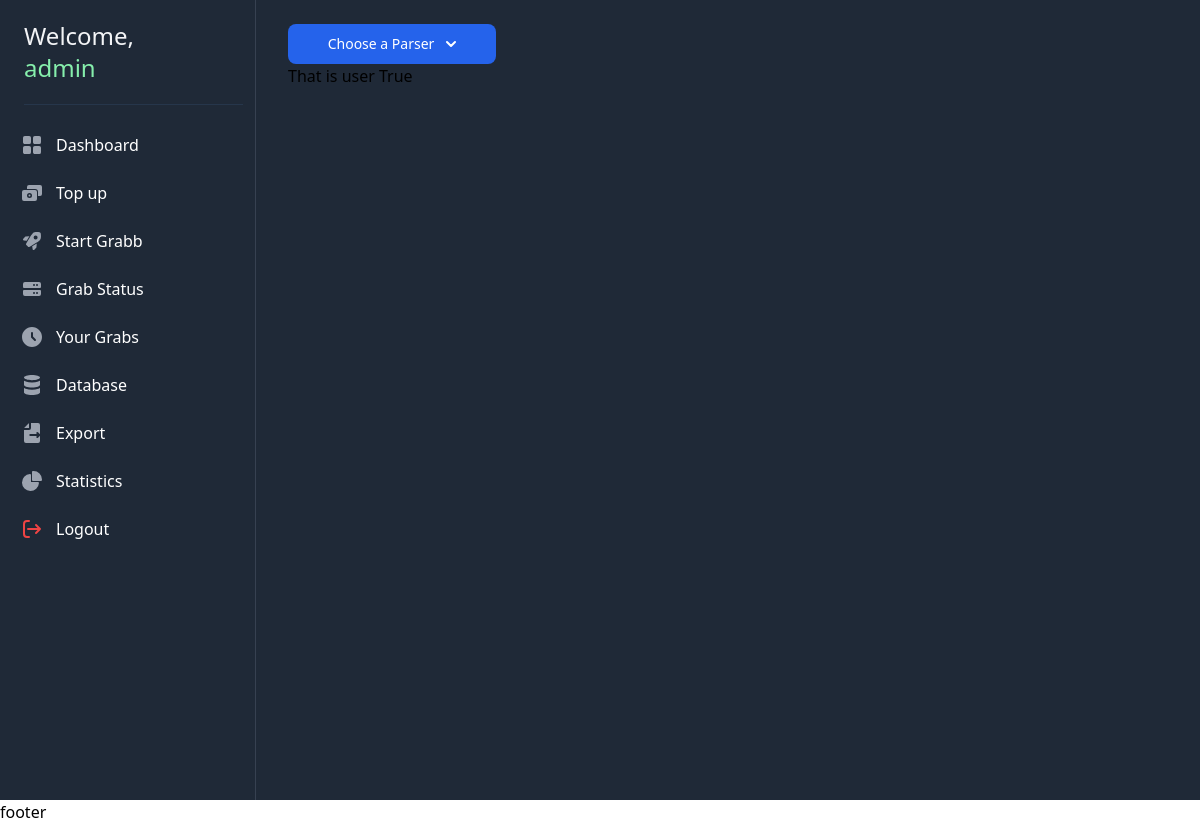
Before: /start/ (signed in) with the older database file.
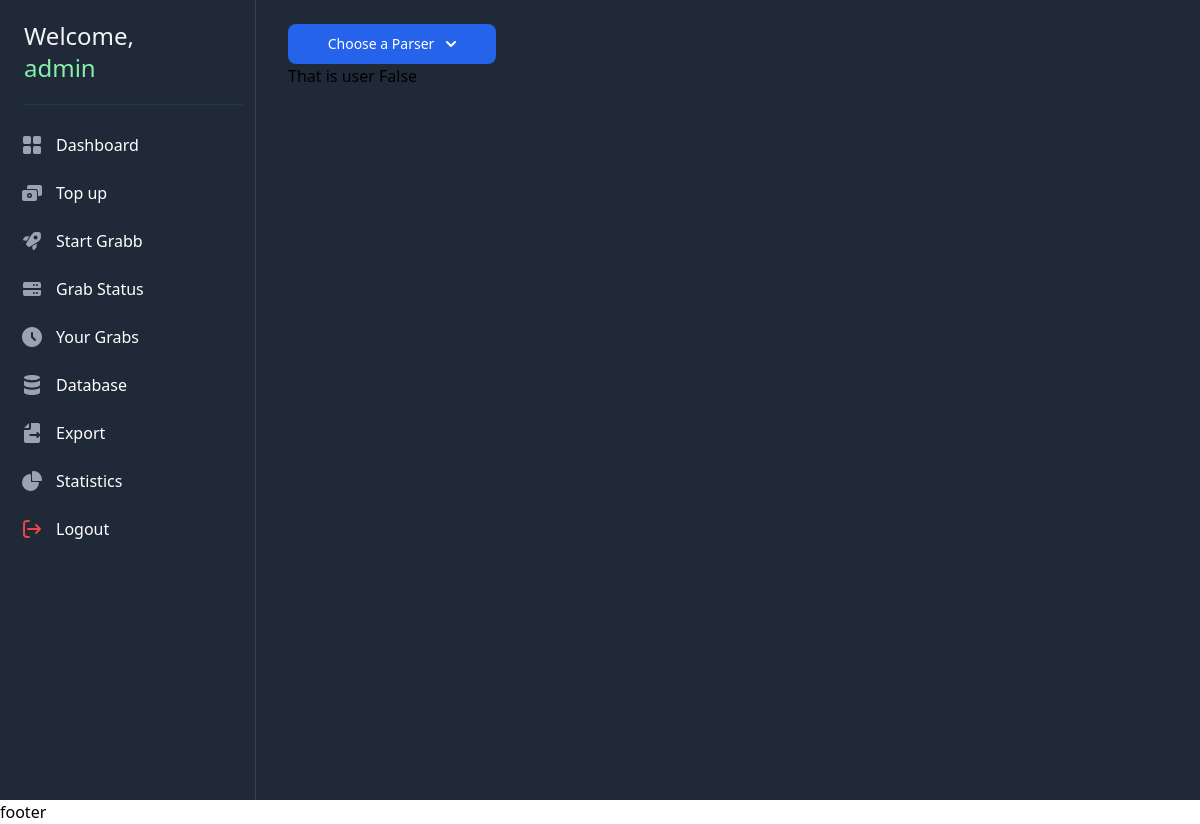
After: the same page with the newer database file.
### users/models.py (models this page shows, shortened)
class CustomUser(AbstractUser):
    jabber_address = models.CharField(max_length=255, blank=True, null=True)
    groups = models.ManyToManyField(Group, related_name='customuser_set', blank=True)
    user_permissions = models.ManyToManyField(Permission, related_name='customuser_set', blank=True)
    tos_accepted = models.BooleanField(default=True)
    credits_amount = models.IntegerField(default=0)
    grab_lock = models.BooleanField(default=False)
    export_lock = models.BooleanField(default=False)

### users/views.py (the view, shortened to what this page needs)
# urls.py: path('start/', user_views.start_grab, name='start'),
def start_grab(request, parser_name=None):
    available_parsers = [
        modname
        for i, (importer, modname, ispkg)
        in enumerate(pkgutil.iter_modules(Parser.__path__))
    ]
    features_instance = None
    features_fields = None
    settings = None
    settings_models = Settings.objects.filter(user=request.user, parser_name=parser_name)
    if settings_models:
        settings = settings_models[0]
        form = SettingsForm(instance=settings)
    else:
        form = SettingsForm(initial={
        'user': request.user,
        'parser_name': parser_name,
        'parser_mode': Modes.CATEGORY_URLS.name,
        'max_page_amount': 0,
        'min_price': 200,
        'max_price': 1000,
        }
    )
    if request.method == "POST":
        form = SettingsForm(request.POST, instance=settings)
        print(form.errors)
        if form.is_valid():
            form.save()
    context = {
        'parsers': available_parsers,
        'parser_name': parser_name,
        'features_instance': features_instance,
        'features_fields': features_fields,
        'form': form,
        'settings': settings
    }
    return render(request, 'users/pages/start_grab.html', context=context)

### theme/templates/users/pages/start_grab.html (shortened to what this page needs)
{% extends "users/index.html" %}
{% block content_block %}
    <div class="p-6 px-8">
        <button id="parser_dropdown_btn"
                class="w-52 text-white bg-blue-700 hover:bg-blue-800 focus:ring-4 focus:outline-none focus:ring-blue-300 font-medium rounded-lg text-sm px-5 py-2.5 text-center flex justify-center items-center dark:bg-blue-600 dark:hover:bg-blue-700 dark:focus:ring-blue-800"
                type="button">
            Choose a Parser
            <svg class="w-2.5 h-2.5 ms-3"
                 aria-hidden="true"
                 xmlns="http://www.w3.org/2000/svg"
                 fill="none"
                 viewBox="0 0 10 6">
                <path stroke="currentColor" stroke-linecap="round" stroke-linejoin="round" stroke-width="2" d="m1 1 4 4 4-4" />
            </svg>
        </button>
        <div id="parser_settings">
            <div>That is user {{ user.grab_lock }}</div>
        </div>
    </div>
{% endblock content_block %}

### theme/templates/users/index.html (shortened to what this page needs)
{% extends "base.html" %}
{% block layout_block %}
  <section class="flex dark:bg-gray-800 justify-center">
    {% block sidebar %}
        {% include "users/components/navigation_sidebar.html" %}
    {% endblock sidebar %}
    <div class="content flex-1">
      {% block content_block %}{% endblock content_block %}
    </div>
  </section>
{% endblock layout_block %}

### theme/templates/base.html (shortened to what this page needs)
{% load static tailwind_tags %}
<!DOCTYPE html>
<html lang="en">
  <head>
    <link
      rel="stylesheet"
      href="https://site-assets.fontawesome.com/releases/v6.3.0/css/all.css"
    />
    <link href="https://cdnjs.cloudflare.com/ajax/libs/flowbite/2.3.0/flowbite.min.css"  rel="stylesheet" />
    {% tailwind_css %}
  </head>
    <body class="dark dark:bg-gray-800">
    {% block layout_block %}{% endblock layout_block %}
    <footer><div>footer</div></footer>
    </body>
</html>

### theme/templates/users/components/navigation_sidebar.html (shortened to what this page needs)
{% block nav_body %}
  <aside id="default-sidebar"
         class="dark top-0 left-0 z-40 w-64 h-screen transition-transform -translate-x-full sm:translate-x-0"
         aria-label="Sidenav">
    <div class="overflow-y-auto py-5 px-3 h-full bg-white border-r border-gray-200 dark:bg-gray-800 dark:border-gray-700">
      <div class="p2 pb-5 ml-3 mb-5 border-opacity-10 dark:text-gray-100 border-b border-blue-400">
        <h2 class="text-2xl">
          Welcome, <br><span class="dark:text-green-300">{{ user.username }}</span>
        </h2>
      </div>
      <ul class="space-y-2">
        <li>
          <a href="{% url 'dashboard' %}"
             class="flex items-center p-2 text-base font-normal text-gray-900 rounded-lg dark:text-white hover:bg-gray-100 dark:hover:bg-gray-700 group">
            <span class="ml-3">Dashboard</span>
          </a>
        </li>
        <li>
          <a href="{% url 'topup' %}"
             class="flex items-center p-2 text-base font-normal text-gray-900 rounded-lg dark:text-white hover:bg-gray-100 dark:hover:bg-gray-700 group">
            <span class="ml-3">Top up</span>
          </a>
        </li>
        <li>
          <a href="{% url 'start' %}"
             class="flex items-center p-2 text-base font-normal text-gray-900 rounded-lg dark:text-white hover:bg-gray-100 dark:hover:bg-gray-700 group">
            <span class="ml-3">Start Grabb</span>
          </a>
        </li>
        <li>
          <a href="{% url 'status' %}"
             class="flex items-center p-2 text-base font-normal text-gray-900 rounded-lg dark:text-white hover:bg-gray-100 dark:hover:bg-gray-700 group">
            <span class="ml-3">Grab Status</span>
          </a>
        </li>
        <li>
          <a href="{% url 'grabs' %}"
             class="flex items-center p-2 text-base font-normal text-gray-900 rounded-lg dark:text-white hover:bg-gray-100 dark:hover:bg-gray-700 group">
            <span class="ml-3">Your Grabs</span>
          </a>
        </li>
        <li>
          <a href="{% url 'database' %}"
             class="flex items-center p-2 text-base font-normal text-gray-900 rounded-lg dark:text-white hover:bg-gray-100 dark:hover:bg-gray-700 group">
            <span class="ml-3">Database</span>
          </a>
        </li>
        <li>
          <a href="{% url 'export' %}"
             class="flex items-center p-2 text-base font-normal text-gray-900 rounded-lg dark:text-white hover:bg-gray-100 dark:hover:bg-gray-700 group">
            <span class="ml-3">Export</span>
          </a>
        </li>
        <li>
          <a href="{% url 'stats' %}"
             class="flex items-center p-2 text-base font-normal text-gray-900 rounded-lg dark:text-white hover:bg-gray-100 dark:hover:bg-gray-700 group">
            <span class="ml-3">Statistics</span>
          </a>
        </li>
        <li>
          <a href="{% url 'logout' %}"
             class="flex items-center p-2 text-base font-normal text-gray-900 rounded-lg dark:text-white hover:bg-gray-100 dark:hover:bg-gray-700 group">
            <div class="w-6 h-6 text-gray-400 transition duration-75 dark:text-red-500 group-hover:text-gray-900 dark:group-hover:text-white">
              <svg width="24" height="24" fill="none" viewBox="0 0 24 24">
                <path stroke="currentColor" stroke-linecap="round" stroke-linejoin="round" stroke-width="2" d="M20 12H8m12 0-4 4m4-4-4-4M9 4H7a3 3 0 0 0-3 3v10a3 3 0 0 0 3 3h2" />
              </svg>
            </div>
            <span class="ml-3">Logout</span>
          </a>
        </li>
      </ul>
    </div>
  </aside>
{% endblock nav_body %}

Changed rows visible on the page:
changed CustomUser "admin": grab_lock "True" → "False"
